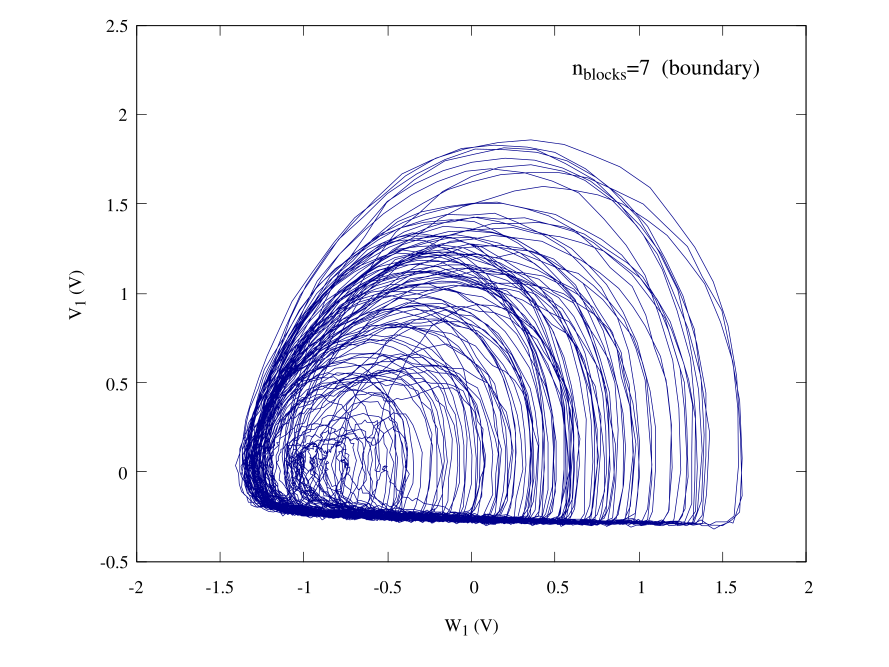

Source code (gnuplot):
set terminal qt persist
set termoption font "Times,10"
set border lw 0.5

set label at graph 0.65,0.925 "n_{blocks}=7  (boundary)" font ",12"
set xlabel "W_1 (V)"
set ylabel "V_1 (V)"
set size ratio 0.8
set xrange [-2:2]
set yrange [-0.5:2.5]
plot "7_blocks_avg.dat" u 3:2 every ::0::10000 w l notitle lc "dark-blue" lw 0.5
